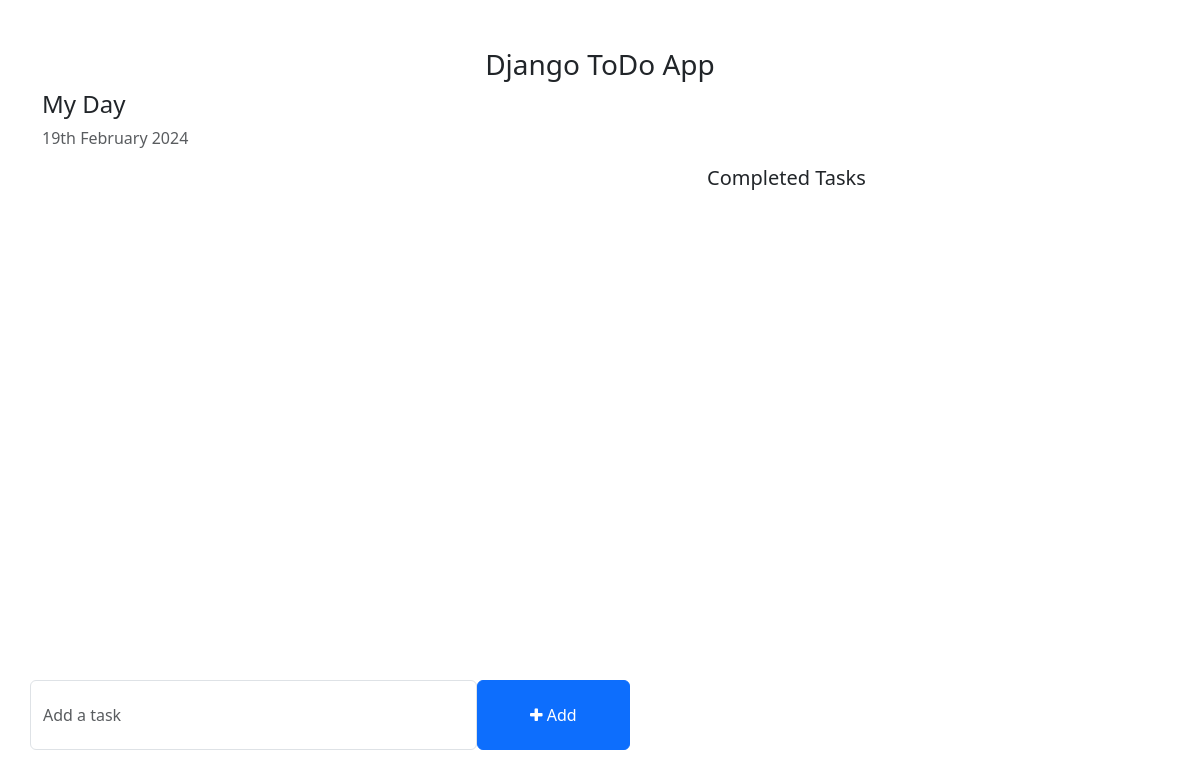
The app's page /, older data.
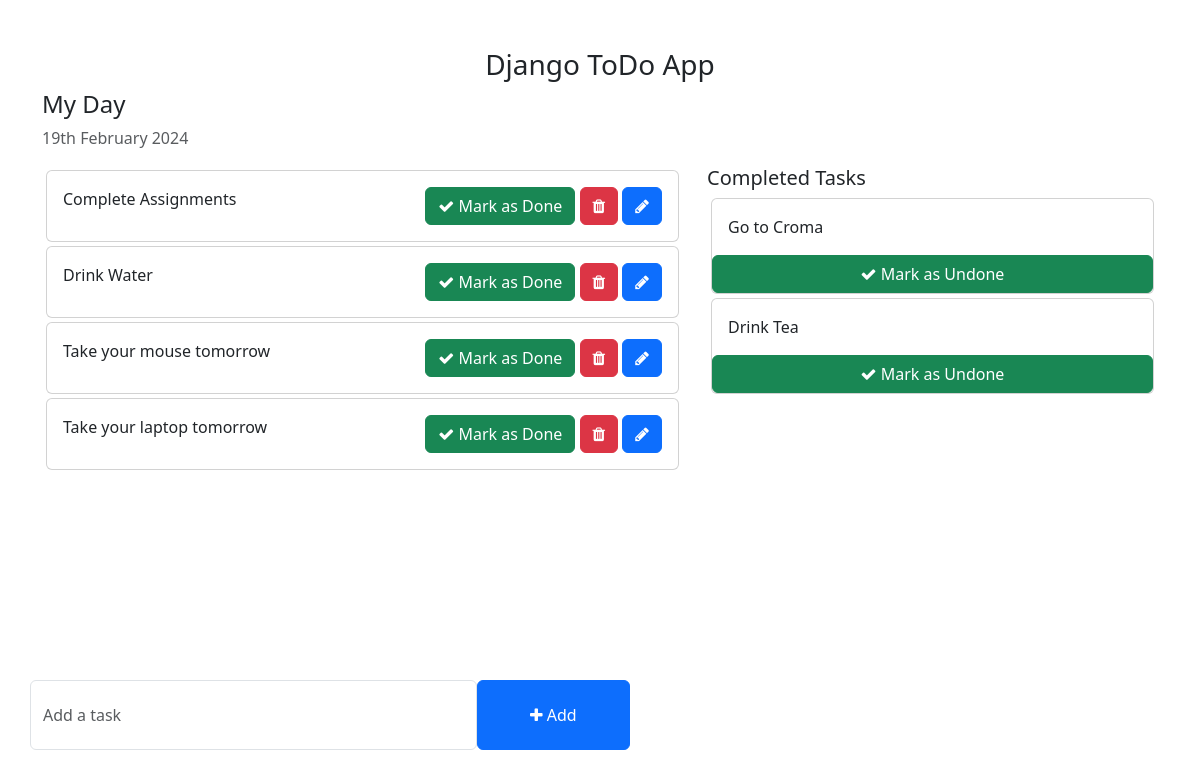
The same page, newer data.
### todo/models.py (models this page shows, shortened)
class Task(models.Model):
    task = models.CharField(max_length=250)
    is_completed = models.BooleanField(default=False)
    created_at = models.DateTimeField(auto_now_add=True)
    updated_at = models.DateTimeField(auto_now=True)

### todo_main/views.py (the view)
# urls.py: 2. Add a URL to urlpatterns:  path('', views.home, name='home')
def home(request):
    tasks = Task.objects.filter(is_completed=False) # only unfinished tasks
    compltd_tasks = Task.objects.filter(is_completed=True)
    context = {
        'tasks' : tasks,
        'compltd_tasks':compltd_tasks,
    }
    return render(request, 'home.html', context)

### templates/home.html (shortened to what this page needs)
{% load static %}
<!DOCTYPE html>
<html lang="en">
<head>
    <link href="https://cdn.jsdelivr.net/npm/bootstrap@5.3.0-alpha1/dist/css/bootstrap.min.css" rel="stylesheet">
    <link rel="stylesheet" href="https://cdnjs.cloudflare.com/ajax/libs/font-awesome/4.7.0/css/font-awesome.min.css">
</head>
<body>
    <div class="container">
        <h3 class="pt-5 text-center">Django ToDo App</h3>
        <div class="row">
            <h4>My Day</h4>
            <p class="text-muted">{% now "jS F Y" %}</p>
            <div class="col-md-7 col-lg-7" style="height: 450px; overflow: scroll;">
                {% for tasks in tasks %}
                    <div class="card m-1">
                        <div class="card-body">
                                {{tasks.task}}
                            <span style="position: relative; float: right;">
                                <a href="{% url 'mark_as_done' tasks.id %}" class="btn btn-success"><i class="fa fa-check"></i> Mark as Done</a>
                                <a href="{% url 'delete_task' tasks.id %}" class="btn btn-danger"><i class="fa fa-trash"></i></a>
                                <a href="{% url 'edit_task' tasks.pk %}" class="btn btn-primary"><i class="fa fa-pencil"></i></a>
                            </span>
                        </div>
                    </div>
                {% endfor %}
            </div>
                <div class="col-md-5 col-lg-5">
                    <h5>Completed Tasks</h5>
                    {% for t in compltd_tasks %}
                    <div class="card m-1">
                        <div class="card-body">
                            {{ t.task }}
                        </div>
                        <a href="{% url 'mark_as_undone' t.pk %}" class="btn btn-success"><i class="fa fa-check"></i> Mark as Undone</a>
                    </div>
                    {% endfor %}
                </div>
        </div>
        <div class="row">
            <div class="col-md-6 col-lg-6 p-0" style="position: absolute; bottom: 50px;">
                <form action="{% url 'addTask' %}" method="post">
                    <div class="form-group">
                        <span style="display: flex;">
                            <input type="text" name="task" class="form-control" placeholder="Add a task">
                            <button type="submit" class="btn btn-primary" style="width: 200px;"><i class="fa fa-plus"></i> Add</button>
                        </span>
                    </div>
                </form>
            </div>
        </div>
    </div>
</body>
</html>

### templates/home.html (style rules this page uses)
.form-control { padding: 1.375rem .75rem !important; }

Row changes from the older to the newer data that the page shows:
added Task: task "Complete Assignments", shown under "My Day"
added Task: task "Drink Water", shown under "My Day"
added Task: task "Take your mouse tomorrow", shown under "My Day"
added Task: task "Take your laptop tomorrow", shown under "My Day"
added Task: task "Go to Croma", shown under "Completed Tasks"
added Task: task "Drink Tea", shown under "Completed Tasks"
